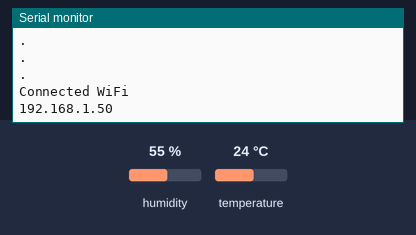
Simulated run of this sketch. Board: ESP32. On the bench: the last lines printed to the serial monitor. The inputs (shaded band) are chosen by the test bench; at power-on: humidity 55 %, temperature 24 °C. WiFi joins after 1.5 s; servers stay silent unless stated.

Above: at 2.7 s.
2.8 s: humidity set to 22 %
At 17.6 s:
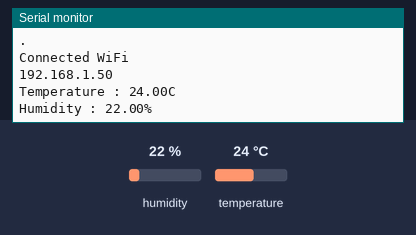
25.3 s: temperature set to 12 °C
At 32.6 s:
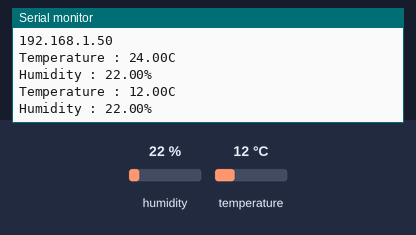

Measured:
- after the input at 2.8 s, the serial monitor: prints a new line after 13.7 s (image 1)
- after the input at 25.3 s, the serial monitor: prints a new line after 6.6 s (image 2)

The sketch:

ha.ino
```cpp
#include <WiFi.h>
#include <DHT.h>
#include <WiFiClient.h>
#include <ThingSpeak.h>

#define DHTPIN 27
#define DHTTYPE DHT11
DHT dht(DHTPIN, DHTTYPE);

unsigned long lastCheck;

// wifi
const char* ssid = "SK_WiFiGIGAF380";
const char* password = "1701021605";
WiFiClient client;

// thingSpeak
unsigned long ChannelID = 1072715;
const char* WriteAPIKey = "WH9VT1Q9AIGQF9MQ";


void setup() {
  Serial.begin(115200);
  dht.begin();
  delay(10);

  initWiFi();
  ThingSpeak.begin(client);

  lastCheck = 0;
}

void loop() {
  float c_time = 60000 * 0.1;
  if(millis() - lastCheck > c_time) {
    static boolean data_state = true;
    float temperature = dht.readTemperature();
    float humidity = dht.readHumidity();
    Serial.print("Temperature : ");
    Serial.print(temperature);
    Serial.println("C");
    Serial.print("Humidity : ");
    Serial.print(humidity);
    Serial.println("%");

    if(data_state == true){
      ThingSpeak.writeField(1072692, 1, temperature, WriteAPIKey);
      data_state = false;
    } else {
      ThingSpeak.writeField(1072692, 2, humidity, WriteAPIKey);
      data_state = true;
    }

    lastCheck = millis();
  }

  delay(15000);
}

void initWiFi(){
  Serial.println();
  Serial.println();
  Serial.println("Connectiong to ssid ...");
  // attempt to connect to WiFi network
  WiFi.begin(ssid, password);
  while (WiFi.status() != WL_CONNECTED){
    delay(500);
    Serial.println(".");
  }
  // 접속성공!
  Serial.println();
  Serial.println("Connected WiFi");
  //사용하는 ip출력
  Serial.println(WiFi.localIP());
  Serial.println();
}
```
